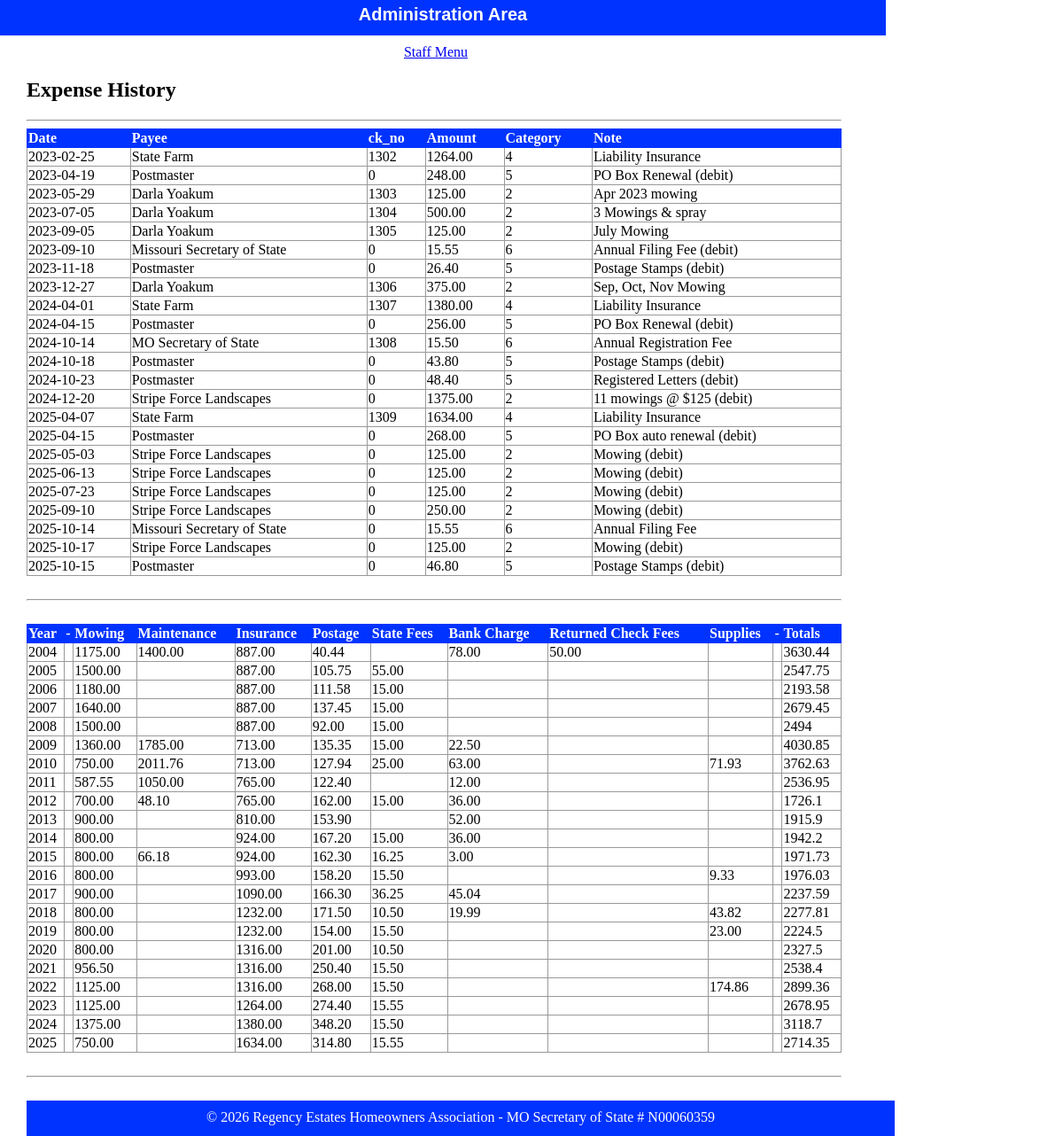
Page /html/public/staff/expenses/index.php on the committed database.
### tables this page shows
CREATE TABLE `expense` (
  `id` int(11) NOT NULL AUTO_INCREMENT,
  `fk_cat_id` int(11) DEFAULT NULL,
  `dt` date DEFAULT NULL,
  `ck_no` int(11) DEFAULT NULL,
  `payee` varchar(50) DEFAULT NULL,
  `amount` decimal(10,2) DEFAULT NULL,
  `note` varchar(50) DEFAULT NULL,
  PRIMARY KEY (`id`),
  KEY `fk_cat_id` (`fk_cat_id`),
  CONSTRAINT `expense_ibfk_1` FOREIGN KEY (`fk_cat_id`) REFERENCES `category` (`id`)
);

### html/private/expense_functions.php (called while the page is built, shortened)
<?php
  function find_all_expenses($year) {
    global $db;
    $sql = "SELECT * FROM expense WHERE dt > " . "'" . $year . "-01-01' ";
    $result = mysqli_query($db, $sql);
    return $result;
  }
  function find_expense_sum($year, $category) {
      global $db;
      $sql = "SELECT SUM(amount) as sum FROM expense WHERE dt >= ";
      $sql .= "'" . $year . "-01-01' ";
      $sql .= "AND dt <= ";
      $sql .= "'" . $year . "-12-31' ";
      $sql .= "AND fk_cat_id = " . $category . ";";
      $result = mysqli_query($db, $sql);
      return $result;
  }
?>

### html/private/functions.php (called while the page is built, shortened)
<?php
function htmlsc($string = "")
{
    return htmlspecialchars($string);
}
?>

### html/public/staff/expenses/index.php (the view, shortened to what this page needs)
<?php $expense_set = find_all_expenses('2023');  ?>
<?php include(SHARED_PATH . '/header.php'); ?>
    <div id="content">
        <div id="regency-menu">
            <h2>Expense History</h2>
            <hr />
            <table class="list">
                <tr>
                    <th>Date</th>
                    <th>Payee</th>
                    <th>ck_no</th>
                    <th>Amount</th>
                    <th>Category</th>
                    <th>Note</th>
                </tr>
                <?php while($expense_row = mysqli_fetch_assoc($expense_set)) { ?>
                    <tr>
                        <td><?php echo htmlsc($expense_row['dt']); ?></td>
                        <td><?php echo htmlsc($expense_row['payee']); ?></td>
                        <td><?php echo htmlsc($expense_row['ck_no']); ?></td>
                        <td><?php echo htmlsc($expense_row['amount']); ?></td>
                        <td><?php echo htmlsc($expense_row['fk_cat_id']); ?></td>
                        <td><?php echo htmlsc($expense_row['note']); ?></td>
                    </tr>
                <?php } ?>
            </table>
            <br /><hr /><br />
            <table class="list">
                <tr>
                    <th>Year</th>
                    <th>-</th>
                    <th>Mowing</th>
                    <th>Maintenance</th>
                    <th>Insurance</th>
                    <th>Postage</th>
                    <th>State Fees</th>
                    <th>Bank Charge</th>
                    <th>Returned Check Fees</th>
                    <th>Supplies</th>
                    <th>-</th>
                    <th>Totals</th>
                </tr>
                <?php
                $start_year = 2004;
                $latest_year = 2025;
                ?>
                <?php for ($year_index = $start_year; $year_index <= $latest_year; $year_index++) { ?>
                    <tr>
                        <?php $yearly_total = 0.00; ?>
                        <td>
                            <?php echo htmlsc($year_index); ?>
                        </td>
                        <td></td>
                        <?php
                        $sum_result = find_expense_sum($year_index, '2');
                        $cell_value = mysqli_fetch_assoc($sum_result);
                        $yearly_total = $yearly_total + $cell_value['sum'];
                        ?>
                        <td><?php echo htmlsc($cell_value['sum']); ?></td>
                        <?php
                        $sum_result = find_expense_sum($year_index, '3');
                        $cell_value = mysqli_fetch_assoc($sum_result);
                        $yearly_total = $yearly_total + $cell_value['sum'];
                        ?>
                        <td><?php echo htmlsc($cell_value['sum']); ?></td>
                        <?php
                        $sum_result = find_expense_sum($year_index, '4');
                        $cell_value = mysqli_fetch_assoc($sum_result);
                        $yearly_total = $yearly_total + $cell_value['sum'];
                        ?>
                        <td><?php echo htmlsc($cell_value['sum']); ?></td>
                        <?php
                        $sum_result = find_expense_sum($year_index, '5');
                        $cell_value = mysqli_fetch_assoc($sum_result);
                        $yearly_total = $yearly_total + $cell_value['sum'];
                        ?>
                        <td><?php echo htmlsc($cell_value['sum']); ?></td>
                        <?php
                        $sum_result = find_expense_sum($year_index, '6');
                        $cell_value = mysqli_fetch_assoc($sum_result);
                        $yearly_total = $yearly_total + $cell_value['sum'];
                        ?>
                        <td><?php echo htmlsc($cell_value['sum']); ?></td>
                        <?php
                        $sum_result = find_expense_sum($year_index, '7');
                        $cell_value = mysqli_fetch_assoc($sum_result);
                        $yearly_total = $yearly_total + $cell_value['sum'];
                        ?>
                        <td><?php echo htmlsc($cell_value['sum']); ?></td>
                        <?php
                        $sum_result = find_expense_sum($year_index, '8');
                        $cell_value = mysqli_fetch_assoc($sum_result);
                        $yearly_total = $yearly_total + $cell_value['sum'];
                        ?>
                        <td><?php echo htmlsc($cell_value['sum']); ?></td>
                        <?php
                        $sum_result = find_expense_sum($year_index, '9');
                        $cell_value = mysqli_fetch_assoc($sum_result);
                        $yearly_total = $yearly_total + $cell_value['sum'];
                        ?>
                        <td><?php echo htmlsc($cell_value['sum']); ?></td>
                        <td></td>
                        <td><?php echo $yearly_total; ?></td>
                    <?php } ?>
            </table>
            <br /><hr /><br />
    </div>
<?php include(SHARED_PATH . '/footer.php'); ?>

### html/public/stylesheets/staff.css (style rules this page uses)
html { height: 100%; width: 100%; }
body { height: 1000px; width: 100%; margin: 0; padding: 0; }
#content { width: 920px; min-height: 500px; padding: 0 30px; }
table { border-collapse: collapse; vertical-align: top; }
table.list { width: 100%; }
table.list tr td { border: 1px solid #999999; }
table.list tr th { border: 1px solid #0033FF; background: #0033FF; color: white; text-align: left; }

### rows in the picture
expense: dt "2023-02-25", payee "State Farm", ck_no "1302", amount "1264.00", fk_cat "4", note "Liability Insurance"
expense: dt "2023-04-19", payee "Postmaster", ck_no "0", amount "248.00", fk_cat "5", note "PO Box Renewal (debit)"
expense: dt "2023-05-29", payee "Darla Yoakum", ck_no "1303", amount "125.00", fk_cat "2", note "Apr 2023 mowing"
expense: dt "2023-07-05", payee "Darla Yoakum", ck_no "1304", amount "500.00", fk_cat "2", note "3 Mowings & spray"
expense: dt "2023-09-05", payee "Darla Yoakum", ck_no "1305", amount "125.00", fk_cat "2", note "July Mowing"
expense: dt "2023-09-10", payee "Missouri Secretary of State", ck_no "0", amount "15.55", fk_cat "6", note "Annual Filing Fee (debit)"
expense: dt "2023-11-18", payee "Postmaster", ck_no "0", amount "26.40", fk_cat "5", note "Postage Stamps (debit)"
expense: dt "2023-12-27", payee "Darla Yoakum", ck_no "1306", amount "375.00", fk_cat "2", note "Sep, Oct, Nov Mowing"
expense: dt "2024-04-01", payee "State Farm", ck_no "1307", amount "1380.00", fk_cat "4", note "Liability Insurance"
expense: dt "2024-04-15", payee "Postmaster", ck_no "0", amount "256.00", fk_cat "5", note "PO Box Renewal (debit)"
expense: dt "2024-10-14", payee "MO Secretary of State", ck_no "1308", amount "15.50", fk_cat "6", note "Annual Registration Fee"
expense: dt "2024-10-18", payee "Postmaster", ck_no "0", amount "43.80", fk_cat "5", note "Postage Stamps (debit)"
expense: dt "2024-10-23", payee "Postmaster", ck_no "0", amount "48.40", fk_cat "5", note "Registered Letters (debit)"
expense: dt "2024-12-20", payee "Stripe Force Landscapes", ck_no "0", amount "1375.00", fk_cat "2", note "11 mowings @ $125 (debit)"
expense: dt "2025-04-07", payee "State Farm", ck_no "1309", amount "1634.00", fk_cat "4", note "Liability Insurance"
expense: dt "2025-04-15", payee "Postmaster", ck_no "0", amount "268.00", fk_cat "5", note "PO Box auto renewal (debit)"
expense: dt "2025-05-03", payee "Stripe Force Landscapes", ck_no "0", amount "125.00", fk_cat "2", note "Mowing (debit)"
expense: dt "2025-06-13", payee "Stripe Force Landscapes", ck_no "0", amount "125.00", fk_cat "2", note "Mowing (debit)"
expense: dt "2025-07-23", payee "Stripe Force Landscapes", ck_no "0", amount "125.00", fk_cat "2", note "Mowing (debit)"
expense: dt "2025-09-10", payee "Stripe Force Landscapes", ck_no "0", amount "250.00", fk_cat "2", note "Mowing (debit)"
expense: dt "2025-10-14", payee "Missouri Secretary of State", ck_no "0", amount "15.55", fk_cat "6", note "Annual Filing Fee"
expense: dt "2025-10-17", payee "Stripe Force Landscapes", ck_no "0", amount "125.00", fk_cat "2", note "Mowing (debit)"
expense: dt "2025-10-15", payee "Postmaster", ck_no "0", amount "46.80", fk_cat "5", note "Postage Stamps (debit)"

### other values in the picture
htmlsc($year_index) "2004"
htmlsc($cell_value['sum']) "1175.00"
htmlsc($cell_value['sum']) "1400.00"
htmlsc($cell_value['sum']) "887.00"
htmlsc($cell_value['sum']) "40.44"
htmlsc($cell_value['sum']) "78.00"
htmlsc($cell_value['sum']) "50.00"
$yearly_total "3630.44"
htmlsc($year_index) "2005"
htmlsc($cell_value['sum']) "1500.00"
htmlsc($cell_value['sum']) "105.75"
htmlsc($cell_value['sum']) "55.00"
$yearly_total "2547.75"
htmlsc($year_index) "2006"
htmlsc($cell_value['sum']) "1180.00"
